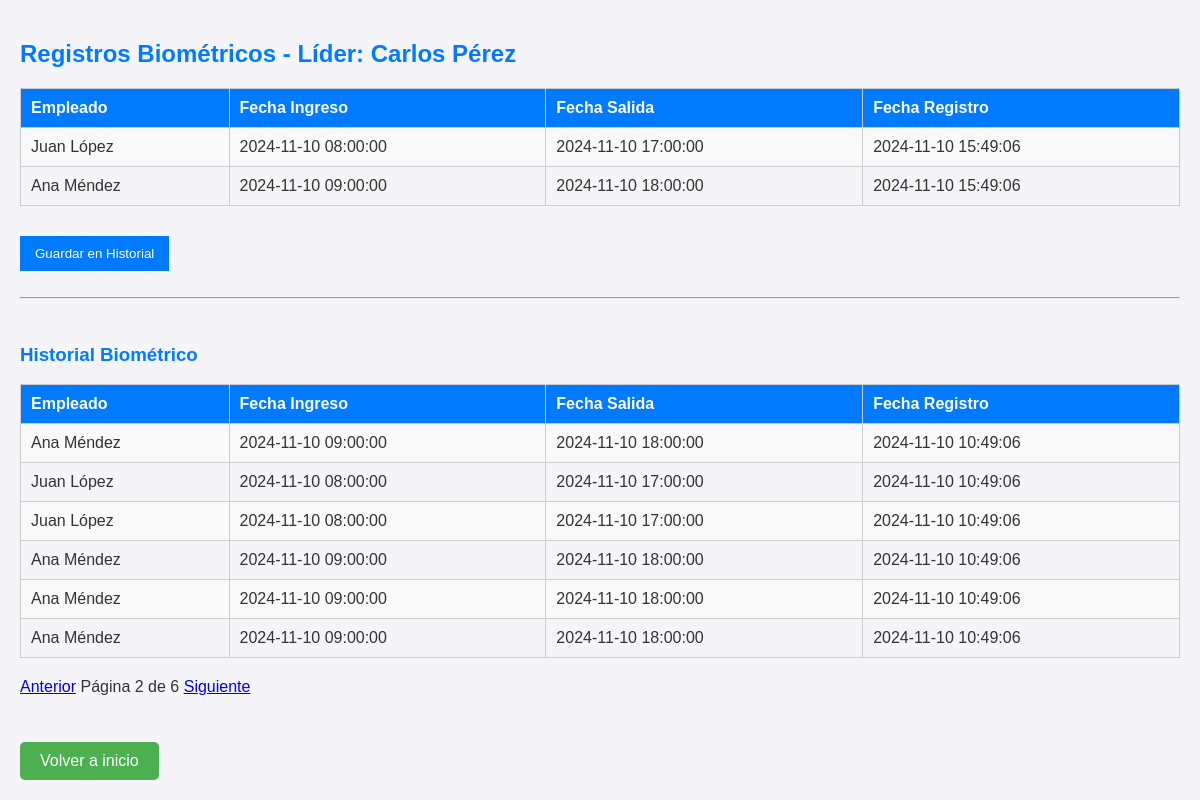
The page /app/biometrico.php?pagina=2 (signed in) on the database its author committed.
### tables this page shows
CREATE TABLE `biometrico` (
  `id` int(11) NOT NULL,
  `empleado_id` int(11) NOT NULL,
  `fecha_ingreso` datetime DEFAULT NULL,
  `fecha_salida` datetime DEFAULT NULL,
  `fecha_registro` timestamp NOT NULL DEFAULT current_timestamp()
);

CREATE TABLE `empleados` (
  `id` int(11) NOT NULL,
  `nombre` varchar(100) NOT NULL,
  `area_id` int(11) NOT NULL
);

CREATE TABLE `biometrico_historial` (
  `id` int(11) NOT NULL,
  `empleado_id` int(11) NOT NULL,
  `fecha_ingreso` datetime NOT NULL,
  `fecha_salida` datetime NOT NULL,
  `fecha_registro` datetime NOT NULL
);

### app/biometrico.php (the view, shortened to what this page needs)
<?php
include 'config.php';
$area_id = $_SESSION['area_id'];
$stmt = $pdo->prepare("
    SELECT * FROM biometrico b
    JOIN empleados e ON b.empleado_id = e.id
    WHERE e.area_id = :area_id
");
$stmt->execute(['area_id' => $area_id]);
$registros_biometricos = $stmt->fetchAll(PDO::FETCH_ASSOC);
$registros_por_pagina = 6;
$pagina_actual = isset($_GET['pagina']) ? (int)$_GET['pagina'] : 1;
$offset = ($pagina_actual - 1) * $registros_por_pagina;
$stmt = $pdo->prepare("
    SELECT * FROM biometrico_historial bh
    JOIN empleados e ON bh.empleado_id = e.id
    ORDER BY bh.fecha_registro DESC
    LIMIT :offset, :registros_por_pagina
");
$stmt->bindParam(':offset', $offset, PDO::PARAM_INT);
$stmt->bindParam(':registros_por_pagina', $registros_por_pagina, PDO::PARAM_INT);
$stmt->execute();
$registros_historial = $stmt->fetchAll(PDO::FETCH_ASSOC);
$stmt = $pdo->query("SELECT COUNT(*) FROM biometrico_historial");
$total_registros = $stmt->fetchColumn();
$total_paginas = ceil($total_registros / $registros_por_pagina);
?>
<!DOCTYPE html>
<html>
<head>
    <link rel="stylesheet" href="estilos.css">
</head>
<body>
    <h2>Registros Biométricos - Líder: <?php echo $_SESSION['nombre']; ?></h2>
    <form method="POST">
        <table>
            <tr>
                <th>Empleado</th>
                <th>Fecha Ingreso</th>
                <th>Fecha Salida</th>
                <th>Fecha Registro</th>
            </tr>
            <?php foreach ($registros_biometricos as $registro): ?>
            <tr>
                <td><?php echo $registro['nombre']; ?></td>
                <td><?php echo $registro['fecha_ingreso']; ?></td>
                <td><?php echo $registro['fecha_salida']; ?></td>
                <td><?php echo $registro['fecha_registro']; ?></td>
            </tr>
            <?php endforeach; ?>
        </table>
        <button type="submit">Guardar en Historial</button>
    </form>
    <br><hr><br>
    <h3>Historial Biométrico</h3>
    <table>
        <tr>
            <th>Empleado</th>
            <th>Fecha Ingreso</th>
            <th>Fecha Salida</th>
            <th>Fecha Registro</th>
        </tr>
        <?php foreach ($registros_historial as $registro): ?>
        <tr>
            <td><?php echo $registro['nombre']; ?></td>
            <td><?php echo $registro['fecha_ingreso']; ?></td>
            <td><?php echo $registro['fecha_salida']; ?></td>
            <td><?php echo $registro['fecha_registro']; ?></td>
        </tr>
        <?php endforeach; ?>
    </table>
    <div class="paginacion">
        <?php if ($pagina_actual > 1): ?>
            <a href="biometrico.php?pagina=<?php echo $pagina_actual - 1; ?>">Anterior</a>
        <?php endif; ?>
        <span>Página <?php echo $pagina_actual; ?> de <?php echo $total_paginas; ?></span>
        <?php if ($pagina_actual < $total_paginas): ?>
            <a href="biometrico.php?pagina=<?php echo $pagina_actual + 1; ?>">Siguiente</a>
        <?php endif; ?>
    </div>
    <br><br>
    <a href="inicio_lider.php" class="boton">Volver a inicio</a>
</body>
</html>

### app/estilos.css (style rules this page uses)
body { font-family: Arial, sans-serif; background-color: #f4f4f9; color: #333; margin: 0; padding: 20px; }
h2, h3 { color: #007bff; }
table { width: 100%; border-collapse: collapse; margin-bottom: 20px; }
table, th, td { border: 1px solid #ccc; padding: 10px; text-align: left; }
tr:nth-child(even) { background-color: #f9f9f9; }
th { background-color: #007bff; color: #fff; }
button { padding: 10px 15px; margin-top: 10px; background-color: #007bff; color: white; border: none; cursor: pointer; }
.boton { display: inline-block; padding: 10px 20px; background-color: #4CAF50; color: white; text-decoration: none; border-radius: 5px; text-align: center; margin-top: 10px; }

### rows shown on the page
biometrico: empleado.nombre "Juan López", fecha_ingreso "2024-11-10 08:00:00", fecha_salida "2024-11-10 17:00:00", fecha_registro "2024-11-10 15:49:06"
biometrico: empleado.nombre "Ana Méndez", fecha_ingreso "2024-11-10 09:00:00", fecha_salida "2024-11-10 18:00:00", fecha_registro "2024-11-10 15:49:06"
biometrico_historial: empleado.nombre "Ana Méndez", fecha_ingreso "2024-11-10 09:00:00", fecha_salida "2024-11-10 18:00:00", fecha_registro "2024-11-10 10:49:06"
biometrico_historial: empleado.nombre "Juan López", fecha_ingreso "2024-11-10 08:00:00", fecha_salida "2024-11-10 17:00:00", fecha_registro "2024-11-10 10:49:06"
biometrico_historial: empleado.nombre "Juan López", fecha_ingreso "2024-11-10 08:00:00", fecha_salida "2024-11-10 17:00:00", fecha_registro "2024-11-10 10:49:06"
biometrico_historial: empleado.nombre "Ana Méndez", fecha_ingreso "2024-11-10 09:00:00", fecha_salida "2024-11-10 18:00:00", fecha_registro "2024-11-10 10:49:06"
biometrico_historial: empleado.nombre "Ana Méndez", fecha_ingreso "2024-11-10 09:00:00", fecha_salida "2024-11-10 18:00:00", fecha_registro "2024-11-10 10:49:06"
biometrico_historial: empleado.nombre "Ana Méndez", fecha_ingreso "2024-11-10 09:00:00", fecha_salida "2024-11-10 18:00:00", fecha_registro "2024-11-10 10:49:06"

### other values the page prints
$_SESSION['nombre'] "Carlos Pérez"
$pagina_actual "2"
$total_paginas "6"
